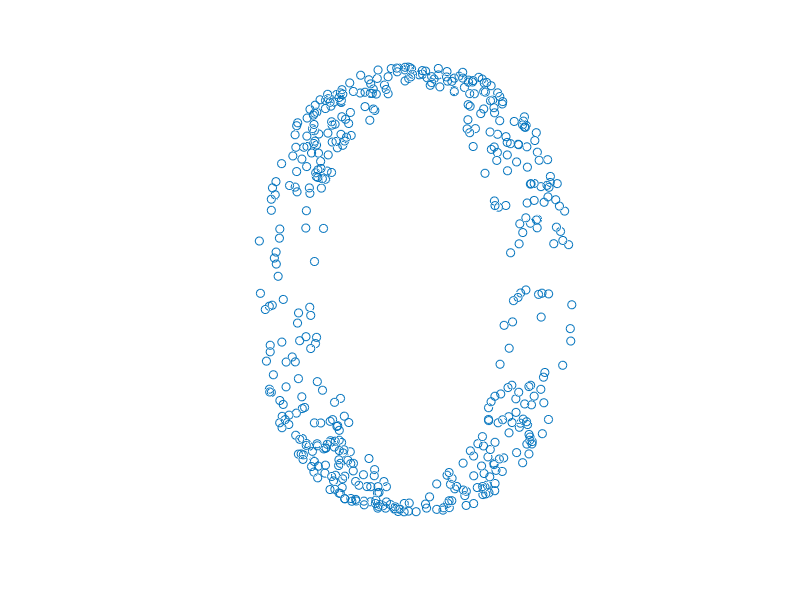

Write MATLAB code to recreate this figure.
%% settings
NumberOfDots= 500; % has to be even, for technical reasons
DistributionSigma= 0.4;   % how much more dense dots are near the pole
StripeWidth= 22.5*pi/180; % width of the individual stripe
StripesN= 2; % number of stripes, 0 for a complete sphere

%% generating Y - distribution of vertical location 
Y1= normrnd(0, DistributionSigma, 1, NumberOfDots/2);
Y1(Y1>0)= -Y1(Y1>0);
Y1= Y1+1;
Y2= normrnd(0, DistributionSigma, 1, NumberOfDots/2);
Y2(Y2<0)= -Y2(Y2<0);
Y2= Y2-1;
Y= [Y1 Y2];

%% defining stripes
sA= 0:pi*2/StripesN:2*pi; % stripes center
sA(end)= [];
maxDX= sin(StripeWidth/2); % maximal x displacement at the equator
rXY= sqrt(1-Y.^2);
realA= real(asin(maxDX./rXY));

%% generating X and Z
X= [];
Z= [];
for iP= 1:NumberOfDots,
  if (StripesN==0)
    % complete sphere
    A= rand(1,1)*2*pi;
  else
    % computing real stripe angular with to keep stripe rectangular
    iS= ceil(rand(1,1)*StripesN);
    A= rand(1,1)*(realA(iP)*2)-realA(iP)+sA(iS);
  end
  X(end+1)= rXY(iP)*cos(A);
  Z(end+1)= rXY(iP)*sin(A);
end;

% %% turning one stripe by a predifined angle
% iLeft= find(X<=0);
% iRight= find(X>=0);
% Rs= hypot(X(iRight), Z(iRight));
% As= atan2(Z(iRight), X(iRight));
% CorrectedAs= As+pi/4;
% X(iRight)= Rs.*cos(CorrectedAs);
% Z(iRight)= Rs.*sin(CorrectedAs);

% 
%% saving
% Filename= sprintf('angledstripes-%d-%04d.kde4', StripesN, NumberOfDots);
% disp(Filename);
% SphereFile= fopen(Filename, 'w');
% fprintf(SphereFile, '%g %g %g 0\n', [X; Y; Z]);
% fclose(SphereFile);

% Filename= sprintf('Band-%d-%04d.kde', StripesN, NumberOfDots);
% fprintf('%s\n', Filename);
% CKDE.SaveShape(Filename, X, Y, Z);


%% plotting
clf;
scatter3(X, Z, Y);
axis square;
axis([-1 1 -1 1 -1 1]);
xlabel('x');
ylabel('z');
zlabel('y');
axis off;
view(55, 0);